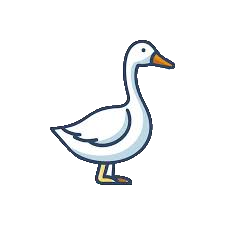
#> input picture artifacts/reference-image/goose.png, 225 x 225 px; its folder holds 4 pictures in this run
$ python iteration8_rendered_endpoint_and_rounding_probe_20260518.py
#> lines starting #> are read from the running program, lines starting #| are printed output that depends on the picture
#!/usr/bin/env python3
"""Iteration 8 throwaway probe: rendered endpoint color + quantile rounding certificates.

Writes only under artifacts/algorithm-exploration. Does not touch production files.
This is still a PIL proxy for browser canvas extraction, but mirrors main.ts constants.
"""
from __future__ import annotations

import json, math, random
from collections import defaultdict
from pathlib import Path
from statistics import mean, median
from PIL import Image

ROOT = Path(__file__).resolve().parents[2]
OUT = ROOT / "artifacts" / "algorithm-exploration" / "iteration-8-rendered-endpoint-and-rounding-probe-20260518.json"
REF = ROOT / "artifacts" / "reference-image"

MASK_WIDTH = 960
MASK_HEIGHT = 280
ROW_COUNT = 190
SAMPLE_STRIDE = 1
MARGIN = 28
ALPHA_THRESHOLD = 64

PAIRS = [("goose", "nubzuki"), ("goose", "cake")]


def draw_reference(name: str) -> Image.Image:
#> called with name = 'goose'
    src = Image.open(REF / f"{name}.png").convert("RGBA")
#> src is the input picture: PIL image 225x225 RGBA; mean R, G, B, A 243.7, 245, 245.9, 32.4
    canvas = Image.new("RGBA", (MASK_WIDTH, MASK_HEIGHT), (0, 0, 0, 0))
#> canvas: PIL image 960x280 RGBA; every value is 0
    sw, sh = src.size
#> sw = 225; sh = 225
    scale = min((MASK_WIDTH - MARGIN * 2) / sw, (MASK_HEIGHT - MARGIN * 2) / sh)
#> scale = 0.996
    w, h = int(round(sw * scale)), int(round(sh * scale))
#> w = 224; h = 224
    resized = src.resize((w, h), Image.Resampling.BICUBIC)
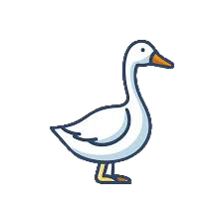
#> resized: PIL image 224x224 RGBA; mean R, G, B, A 22.3, 23.4, 24.4, 32.3; transparent parts drawn white
    canvas.alpha_composite(resized, ((MASK_WIDTH - w) // 2, (MASK_HEIGHT - h) // 2))
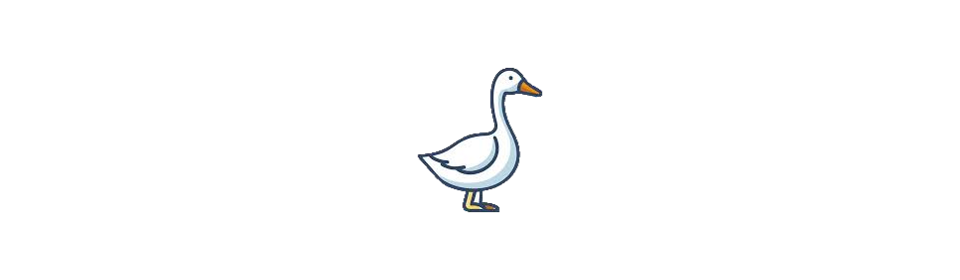
#> canvas: PIL image 960x280 RGBA; mean R, G, B, A 4.2, 4.4, 4.6, 6; transparent parts drawn white
    return canvas


def extract_rows(img: Image.Image):
    pix = img.load()
    rows = [[] for _ in range(ROW_COUNT)]
    min_y, max_y, has = MASK_HEIGHT - 1, 0, False
    for y in range(0, MASK_HEIGHT, SAMPLE_STRIDE):
        for x in range(0, MASK_WIDTH, SAMPLE_STRIDE):
            if pix[x, y][3] < ALPHA_THRESHOLD:
                continue
            min_y = min(min_y, y)
            max_y = max(max_y, y)
            has = True
    if not has:
        return rows
    active_h = max(1, max_y - min_y)
    for y in range(0, MASK_HEIGHT, SAMPLE_STRIDE):
        row = max(0, min(ROW_COUNT - 1, int(math.floor(((y - min_y) / active_h) * (ROW_COUNT - 1)))))
        for x in range(0, MASK_WIDTH, SAMPLE_STRIDE):
            r, g, b, a = pix[x, y]
            if a < ALPHA_THRESHOLD:
                continue
            rows[row].append({"px": x, "rgb": (r / 255.0, g / 255.0, b / 255.0)})
    return rows


def chroma(c): return max(c) - min(c)
def darkness(c): return 1.0 - sum(c) / 3.0
def clamp(v, lo, hi): return max(lo, min(hi, v))

# [8 lines left out: function blend_reference, not called in this run]


def quantile_idx(k, src_len, n):
    return max(0, min(src_len - 1, int(math.floor(((k + 0.5) * src_len) / n))))


# [37 lines left out: function materialize, not called in this run]


def rmse(values):
    if not values: return None
    return math.sqrt(sum(v*v for v in values) / len(values))

def l2(a,b):
    return math.sqrt(sum((a[i]-b[i])**2 for i in range(3)))


# [53 lines left out: functions rendered_endpoint_metrics, summarize_certs, not called in this run]


def main():
    results = {"note": "PIL proxy; production files untouched; endpoint color is projection-pixel averaged, not real WebGL splat capture.", "pairs": {}}
    for front_name, side_name in PAIRS:
        front_rows = extract_rows(draw_reference(front_name))
        side_rows = extract_rows(draw_reference(side_name))
        key = f"{front_name}+{side_name}"
        results["pairs"][key] = {}
        for policy in ["current_shuffled_max_reuse", "quantile_max"]:
            pairs, certs = materialize(front_rows, side_rows, policy)
            metrics = rendered_endpoint_metrics(pairs, policy)
            metrics.update({"points": len(pairs), "rounding_certificate": summarize_certs(certs)})
            # Certificate assertions for quantile: full coverage of matched-row marginals and spread <=1.
            metrics["integer_materialization_gate"] = {
                "all_matched_front_pixels_covered": metrics["rounding_certificate"].get("front_coverage_min") == 1.0,
                "all_matched_side_pixels_covered": metrics["rounding_certificate"].get("side_coverage_min") == 1.0,
                "front_multiplicity_spread_lte1": metrics["rounding_certificate"].get("front_mult_spread_max", 9) <= 1,
                "side_multiplicity_spread_lte1": metrics["rounding_certificate"].get("side_mult_spread_max", 9) <= 1,
            }
            results["pairs"][key][policy] = metrics
        # Deltas: fixed blend rendered error vs directional endpoint on quantile.
        q = results["pairs"][key]["quantile_max"]
        results["pairs"][key]["directional_vs_fixed_on_quantile"] = {
            "front_rmse_reduction_fraction": 1 - (q["front_directional_endpoint_rmse"] / max(1e-9, q["front_fixed_rendered_rmse"])),
            "side_rmse_reduction_fraction": 1 - (q["side_directional_endpoint_rmse"] / max(1e-9, q["side_fixed_rendered_rmse"])),
        }
    OUT.parent.mkdir(parents=True, exist_ok=True)
    OUT.write_text(json.dumps(results, indent=2), encoding="utf-8")
    print(OUT)

if __name__ == "__main__":
#> (the run stopped early here; a loop or call above may not have finished)
